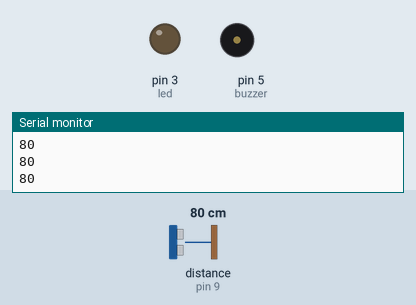
This sketch was run on a simulated Arduino Uno, built with avr-gcc and run on an emulated ATmega328P. Parts: output pins drawn as LEDs (lit = HIGH), buzzer (waves = sounding), the last lines printed to the serial monitor. Wiring (inferred from the names in the program): ultrasonic range finder: trigger pin 10; echo pin 9. Dashed ring = blinking. The inputs (shaded band) are chosen by the test bench; at power-on: distance to the obstacle (sensor on pin 9) 80 cm. The echo pulse lasts 58.3 µs per cm; pins used as bus, display or sensor lines are not drawn.

Above: at 1.2 s.
1.3 s: distance to the obstacle (sensor on pin 9) set to 34 cm
2.8 s: distance to the obstacle (sensor on pin 9) set to 28 cm
At 3.07 s:
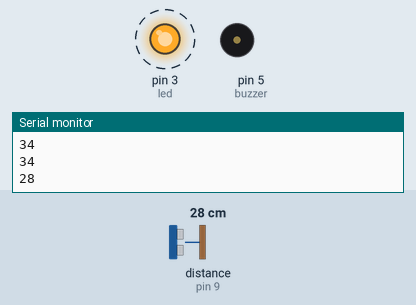
5.8 s: distance to the obstacle (sensor on pin 9) set to 35 cm
At 7.2 s:
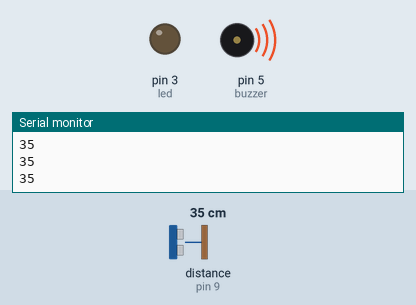
7.5 s: distance to the obstacle (sensor on pin 9) set to 2 cm
At 7.83 s:
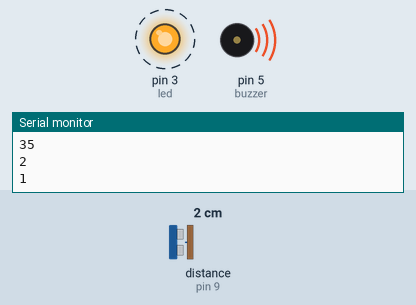
Timing chart, 0 to 11.5 s (numbered marks = the images above; inputs shaded):
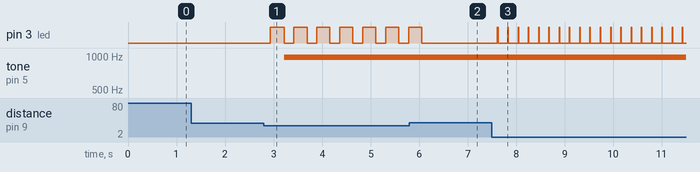

Measured:
- the behaviour switches between 31 and 30 cm on distance to the obstacle (sensor on pin 9) (found by bisection; images 0 and 1)
- after the input at 2.8 s, pin 3 (led): alternates HIGH for 0.27 s and LOW for 0.20 s, starting after 0.14 s; tone on pin 5 (buzzer): silent → 977 Hz after 0.42 s
- after the input at 5.8 s, pin 3 (led): goes on until 6.1 s, then stays LOW
- after the input at 7.5 s, pin 3 (led): alternates HIGH for 0.01 s and LOW for 0.20 s, starting after 0.11 s

The sketch:

Parking-Alarm.ino
```cpp
int trig = 10;    // trig pin 10
int echo = 9;      // echo pin 9
int led = 3;      // led pin 3
const int buzzer = 5;  // buzzer pin 5
int time;
int distance;

void setup()
{
  pinMode(trig, OUTPUT);  // trig as an output
  pinMode(echo, INPUT);    // echo as an input
  pinMode(led, OUTPUT);
  pinMode(buzzer, OUTPUT);
  Serial.begin(9600);     // Initialize serial communication (9600 bps)
}

void loop()
{
  digitalWrite(trig, HIGH);     // Generate the pulse to send
  delay(1);
  digitalWrite(trig, LOW);    // Turn off trig
  time = pulseIn(echo, HIGH);  // Receive the pulse sent with trig and equalize it to the variable time
  distance = time / 58.2;    // Divide the time with the constant 58.2 and get the distance (cm)
  Serial.println(distance);
  delay(100);

  if (distance <= 30 && distance >= 0){
    digitalWrite(led, HIGH);
    delay(distance * 10);      // Delay proportional to distance
    digitalWrite(led, LOW);
    analogWrite(buzzer, 150);
    delay(100);
    analogWrite(buzzer, LOW);
    }
}
```
